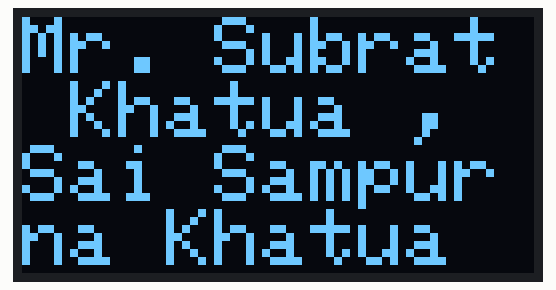
This sketch was run on a simulated Arduino Uno, built with avr-gcc and run on an emulated ATmega328P. Parts: 128×64 one-colour display.

Above: at 0.1 s.

The sketch:

oLED.ino
```cpp
#include <OakOLED.h> // OLED library
OakOLED oled;
void setup() {    // Initialize serial communication
    Serial.begin(9600);     // Initialize the OLED object using the begin() function
    oled.begin();             // Clear all text from the display
    oled.clearDisplay();        // Set the size of the text (default size is 1, each increase in size adds 10 pixels in height)
    oled.setTextSize(2);      // Set the text color
    oled.setTextColor(1);     // Set the coordinates to start writing text
    oled.setCursor(0, 0);     // Print the message on the OLED
    oled.println("Mr. Subrat Khatua , Sai Sampurna Khatua");       // Display the text on the screen
    oled.display();
}

void loop() {
    // The loop function is empty since no repetitive tasks are needed for this example
}
```
